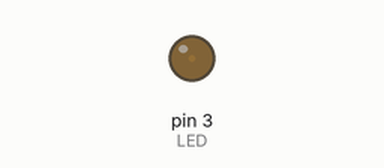
Bench run of a sketch on a simulated Arduino Uno, built with avr-gcc and run on an emulated ATmega328P. On the bench: output pins drawn as LEDs (lit = HIGH).

Above: at 0.05 s.
At 2.3 s:
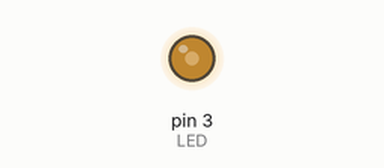
At 4.6 s:
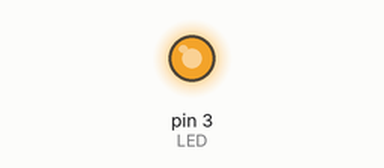
At 9.2 s:
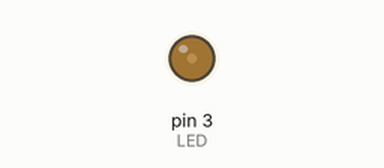
Timing chart, 0 to 13.3 s (numbered marks = the images above):
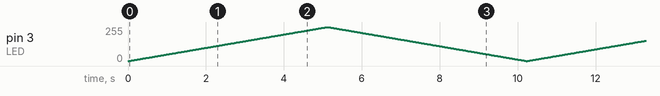

The sketch:

sketch_may23c.ino
```cpp
#define LED 3

void setup()
{
  Serial.begin(9600);
  pinMode(LED, OUTPUT);

}

void loop()
{
  for(int i=0;i<=255;i++)
  {
      analogWrite(LED, i); delay(20);
  }

  for(int i=255;i>0;i--)
  {
      analogWrite(LED, i); delay(20);
  }


}
```
